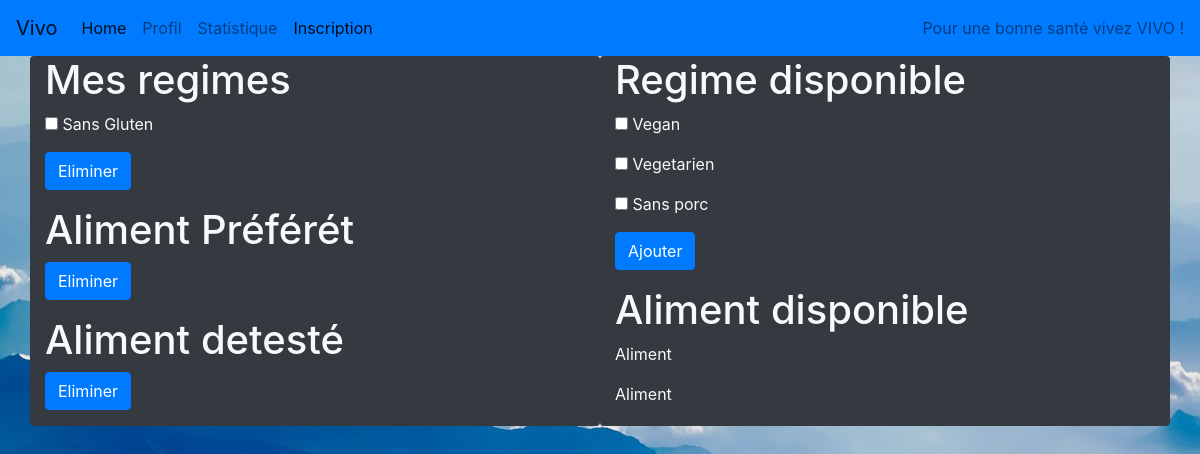
Screenshot of /Gout/gout.php with the database file from the repository.
### tables this page shows
CREATE TABLE IF NOT EXISTS `regime` (
  `id` int(11) NOT NULL AUTO_INCREMENT,
  `Nom` varchar(20) NOT NULL,
  `urlRegime` varchar(255) NOT NULL,
  PRIMARY KEY (`id`)
);

### Gout/gout.php (the view, shortened to what this page needs)
<?php
$BD=getBD();
?>
<html>
<head>
    <link rel="stylesheet" href="gout.css" type="text/css">
    <link rel="stylesheet" href="https://stackpath.bootstrapcdn.com/bootstrap/4.2.1/css/bootstrap.min.css">
</head>
<header>
    <nav class="navbar navbar-expand-lg navbar-light bg-primary">
        <a class="navbar-brand" href="../index.html">Vivo</a>
        <div class="collapse navbar-collapse" id="navbarText">
            <ul class="navbar-nav mr-auto">
                <li class="nav-item active">
                    <a class="nav-link" href="../index.html">Home <span class="sr-only">(current)</span></a>
                </li>
                <li class="nav-item">
                    <a class="nav-link" href="../Profil/Profil.php">Profil</a>
                </li>
                <li class="nav-item">
                    <a class="nav-link" href="../Statistique/Statistique.php">Statistique</a>
                </li>
                <li class="nav-item active">
                    <a class="nav-link" href="../Inscription/inscription.html">Inscription</a>
                </li>
            </ul>
            <span class="navbar-text">
                Pour une bonne santé vivez VIVO !
            </span>
        </div>
    </nav>
</header>
<body>
    <div class="container">
        <div class="row">
            <div class="col-10 col-lg-6 bg-dark mx-auto text-light rounded">
                <div>
                    <h1>Mes regimes</h1>
                    <form method="get" action="Gout.php">
                    <?php $req=$BD->query("SELECT * FROM regime WHERE id in (SELECT id_Regime FROM regime_profil WHERE id_profil=1)");
                    $i=0;
                    while($ligne = $req->fetch()){
                                echo '<p><input type="checkbox" name="'.$i.'" value="'.$ligne['id'].'"> '.$ligne['Nom'].'</p>';
                                $i+=1;
                            }
                    ?>
                    <input type="submit" class="btn btn-primary" name="submit" value="Eliminer">
                    </form>
                </div>
                <div>
                    <h1>Aliment Préférét</h1>
                    <form method="get" action="Gout.php">
                    <input type="submit" class="btn btn-primary" name="submit" value="Eliminer">
                    </form>
                </div>
                <div>
                    <h1>Aliment detesté</h1>
                    <form method="get" action="Gout.php">
                    <input type="submit" class="btn btn-primary" name="submit" value="Eliminer">
                    </form>
                </div>
            </div>
            <div class="col-10 col-lg-6 bg-dark mx-auto text-light rounded"    >
                <div>
                    <h1>Regime disponible</h1>
                    <form method="get" action="Gout.php">
                    <?php $req=$BD->query("SELECT * FROM regime WHERE id NOT in (SELECT id_Regime FROM regime_profil WHERE id_profil=1)");
                    $i=0;
                    while($ligne = $req->fetch()){
                                echo '<p><input type="checkbox" name="'.$i.'" value="'.$ligne['id'].'"> '.$ligne['Nom'].'</p>';
                        $i+=1;
                            }
                    ?>
                    <input type="submit" class="btn btn-primary" name="submit" value="Ajouter">
                    </form>
                </div>
                <div>
                    <h1>Aliment disponible</h1>
                    <p class="select">
                        Aliment
                    </p>
                    <p class="select">
                        Aliment
                    </p>
                </div>
            </div>
        </div>
    </div>
</body>
</html>

### Gout/gout.css (style rules this page uses)
html { margin: 0px; height: 100%; width: 100%; }
body { background: url(../Image/mountains-1985027_1920.jpg); background-size: auto; background-attachment: fixed; margin: 0px; height: 100%; width: 100%; display: inline; }

### rows the page displays
regime: Nom "Sans Gluten"
regime: Nom "Vegan"
regime: Nom "Vegetarien"
regime: Nom "Sans porc"
